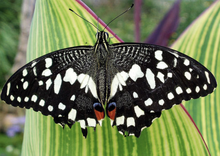
%> input picture homework1/T4/images/test.png, 220 x 156 px, shrunk from 970 x 688 before the run
$ octave scale_invariant_detector.m   (GNU Octave 9; MATLAB toolbox functions it lacks are replaced by stand-ins)
%> lines starting %> are read from the running program, lines starting %| are printed output that depends on the picture
### homework1/T4/create_scale_space.m
function [scale_space,sigma] = create_scale_space(gray_img,initial_sigma,level)
[h,w]=size(gray_img);
scale_space=zeros(h,w,level);
scale_space=im2double(scale_space);
sigma=zeros(1,level);
sigma(1)=initial_sigma;
for i=1:level
    if i>1
        sigma(i) = sigma(i - 1) * 1.2509;
    end
    hsize=floor(6*sigma(i)+1);
    h = sigma(i)*sigma(i)*fspecial('log', hsize, sigma(i));
    convolved_image=imfilter(gray_img,h,'replicate');

    scale_space(:,:,i)=convolved_image;
    size(convolved_image);
    imshow(convolved_image);

end

end

%hsize需要确定

### homework1/T4/find_extrema.m
function blob_location = find_extrema(scale_space,sigma)
%UNTITLED 此处显示有关此函数的摘要
%   此处显示详细说明
index=[-1 1 0;-1 0 0;-1 -1 0;0 1 0;0 -1 0;1 1 0;1 0 0;1 -1 0;...
    -1 1 -1;-1 0 -1;-1 -1 -1;0 1 -1;0 0 -1;0 -1 -1; 1 1 -1;1 0 -1;1 -1 -1;...
    -1 1 1;-1 0 1;-1 -1 1;0 1 1;0 0 1;0 -1 1;1 1 1;1 0 1;1 -1 1 ];
blob_location=[];
for i=2:(size(scale_space,1)-1)
    for j=2:(size(scale_space,2)-1)
        for k=2:(size(scale_space,3)-1)
            if scale_space(i,j,k)<0.06
                continue
            end
            firstRelation=0;
            for l=1:26
                x=i+index(l,1);
                y=j+index(l,2);
                z=k+index(l,3);
                [index(l,1) index(l,2) index(l,3)];
                scale_space(x,y,z);
                scale_space(i,j,k);
                if l==1
                    if scale_space(x,y,z)<scale_space(i,j,k)
                        firstRelation=1;
                    elseif scale_space(x,y,z)>scale_space(i,j,k)
                        firstRelation=-1;
                    else
                        firstRelation=0;
                    end
                else
                    if scale_space(x,y,z)<scale_space(i,j,k)
                        Relation=1;
                    elseif scale_space(x,y,z)>scale_space(i,j,k)
                        Relation=-1;
                    else
                        Relation=0;
                    end
                    if Relation~=firstRelation
                        firstRelation=0;
                    end
                end

                if firstRelation==0
                    break;
                end

            end
            if firstRelation~=0
                blob_location=[blob_location;i j sigma(k)];
            end
        end
    end

end
end

### homework1/T4/scale_invariant_detector.m
level=12;
initial_sigma = 2
img=imread("images/test.png");
%> img is the input picture: size 156x220x3 uint8; mean R, G, B 110.5, 121.9, 83.8
imDouble = im2double(img);
gray_img=rgb2gray(imDouble);
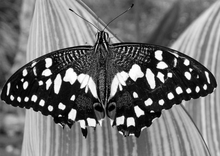
%> gray_img: size 156x220 double; min 0, max 1, mean 0.448
size(gray_img)
%> ans = [156 220]
%normalize
[scale_space,sigma]=create_scale_space(gray_img,initial_sigma,level);
%> the loop in create_scale_space, `for i=1:level` made 12 passes
%> pass 1, in create_scale_space, `convolved_image=imfilter(gray_img,h,'replicate');`:
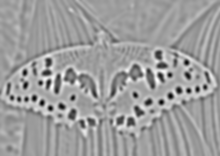
%> convolved_image: size 156x220 double; min -0.61, max 0.375, mean 9.59e-05; drawn with min black and max white
%> pass 1, in create_scale_space, `imshow(convolved_image);`:
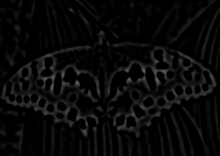
%> displayed picture: size 156x220, on the screen's scale of 0 to 255; min 0, max 96, mean 8.6
%> pass 2, in create_scale_space, `convolved_image=imfilter(gray_img,h,'replicate');`:
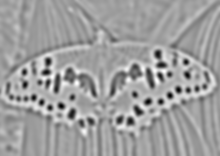
%> convolved_image: size 156x220 double; min -0.599, max 0.36, mean 0.000121; drawn with min black and max white
%> after the loop in create_scale_space, `for i=1:level`: sigma = [2 2.5 3.13 3.91 4.9 6.13 7.66 9.58 11.99 15 18.76 23.47]
blob_location=find_extrema(scale_space,sigma);
%> after the loop in find_extrema, `for i=2:(size(scale_space,1)-1)`: Relation = -1; blob_location = 147 rows, first 12: [4 2 18.76; 7 91 3.91; 8 176 3.91; 9 149 4.9; 11 98 6.13; 11 175 4.9; 13 194 6.13; 13 200 3.13; 15 17 3.13; 16 30 3.13; 16 167 2.5; 18 166 2.5]
size(blob_location);
figure;
imshow(img);
hold on;

alpha=0:pi/50:2*pi;%실똑[0,2*pi]
%R=2;%곕쓺
for i=1:size(blob_location,1)
    R=blob_location(i,3);
    y=R*cos(alpha)+blob_location(i,1);
    x=R*sin(alpha)+blob_location(i,2);
    plot(x,y,'r-','linewidth',2)
    axis equal
end
%> this loop made 147 passes
%> R on passes 1 to 12: 18.76, 3.91, 3.91, 4.9, 6.13, 4.9, 6.13, 3.13, 3.13, 3.13, 2.5, 2.5
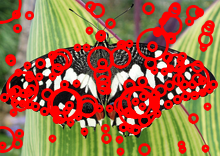
%> figure redrawn from the program's plot data
